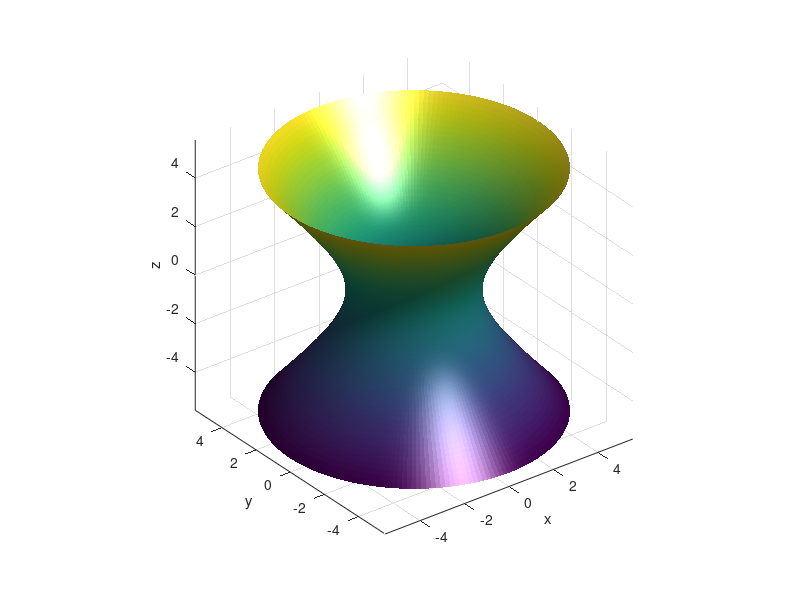

Here is the MATLAB script that generated this plot: (Note: this script raises an error after producing the figure.)
% Quiz 6
% M 427L: Vector Calculus
% Abdon Morales

u = linspace(0, 2*pi, 200);
v = linspace(-5, 5, 200);
[U,V] = meshgrid(u,v);

R = sqrt(6 + V.^2);
X = R.*cos(U);
Y = R.*sin(U);
Z = V;

figure;
surf(X,Y,Z, 'EdgeColor', 'interp');
axis equal;
xlabel('x'); ylabel('y');zlabel('z');
%title('Parametric hyperboloid x^2 + y^2 - z^2 = 6');
shading interp;
camlight;
lighting phong;
hold on;
x0 = 3; y0 = 1; z0 = 2;
range = 1.5;

% Get X and Y bounds from your hyperboloid surface
x_min = min(X(:)); x_max = max(X(:));
y_min = min(Y(:)); y_max = max(Y(:));

% Define a meshgrid centered at (3,1) but limited to hyperboloid range
x_vals = linspace(max(x_min, x0 - range), min(x_max, x0 + range), 100);
y_vals = linspace(max(y_min, y0 - range), min(y_max, y0 + range), 100);
[x, y] = meshgrid(x_vals, y_vals);

% Compute plane values
z = (6*x + 2*y - 12)/4;

% Plot the tangent plane
surf(x, y, z, 'FaceColor', 'green', 'EdgeColor', 'interp');
plot3(3,1,2, 'ko', 'MarkerSize', 8, 'MarkerFaceColor','auto');
